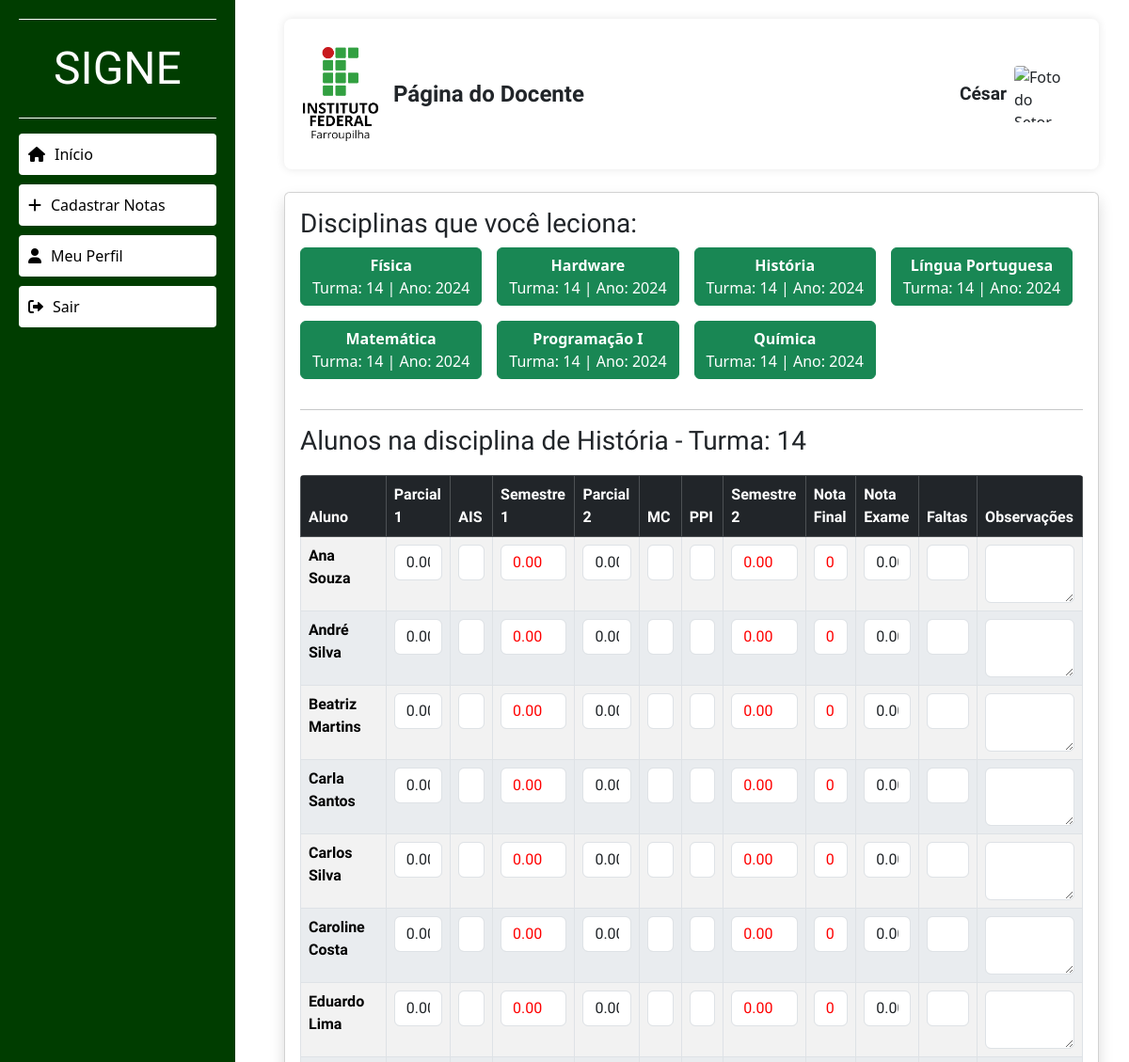
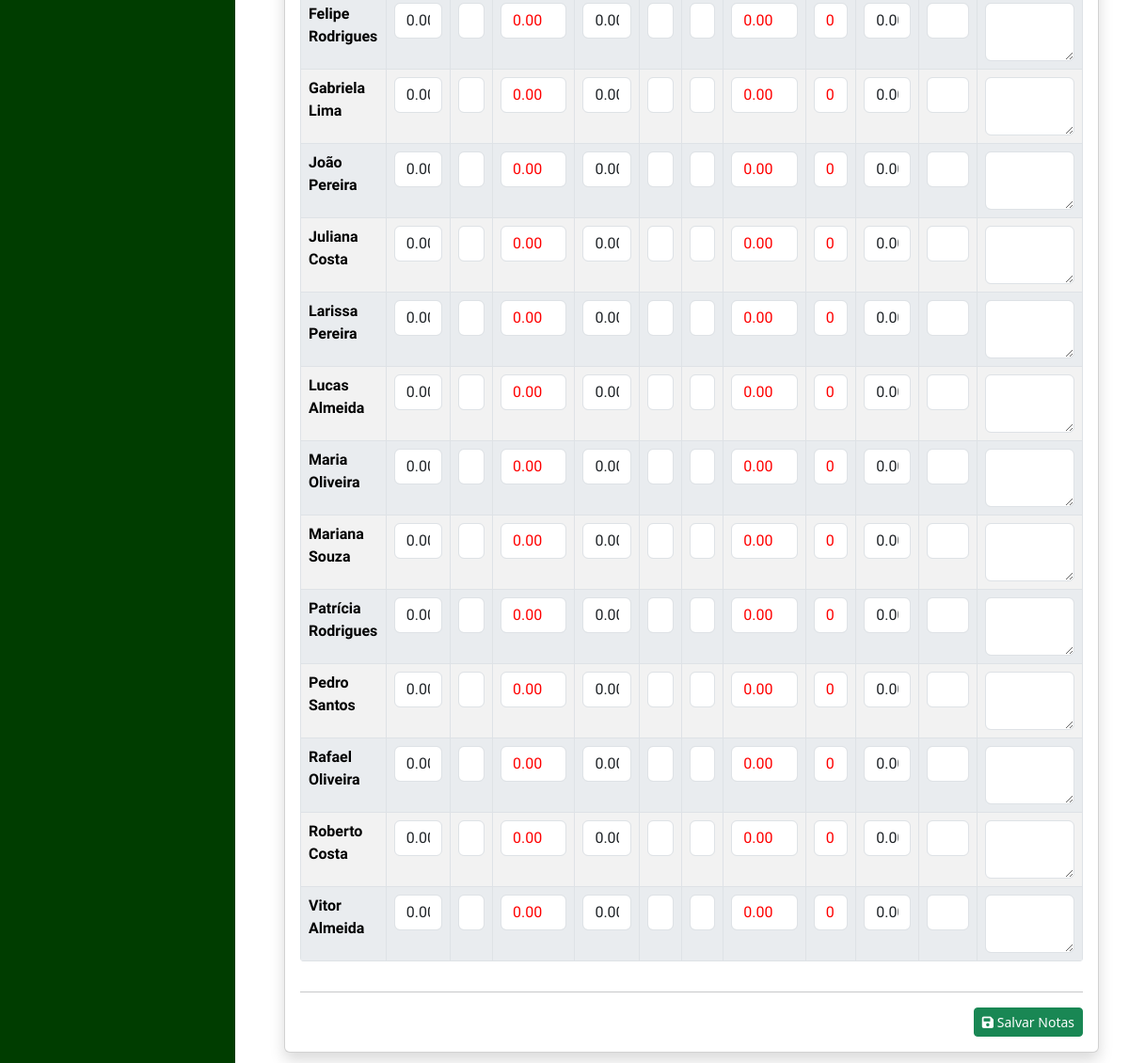
/PPI/cadastrar_notas.php?disciplina_id=7 (signed in), run on the app's committed database (2 pictures, top to bottom).
### tables this page shows
CREATE TABLE `usuarios` (
  `id` int(11) NOT NULL AUTO_INCREMENT,
  `username` varchar(50) NOT NULL,
  `email` varchar(100) NOT NULL,
  `password_hash` varchar(255) NOT NULL,
  `reset_token` varchar(100) DEFAULT NULL,
  `reset_expires` datetime DEFAULT NULL,
  `tipo` ENUM('administrador', 'docente', 'setor') NOT NULL,
  PRIMARY KEY (`id`)
);

CREATE TABLE `turmas_disciplinas` (
  `turma_numero` INT NOT NULL,
  `turma_ano` YEAR NOT NULL,
  `turma_ano_ingresso` YEAR NOT NULL,
  `disciplina_id` INT NOT NULL,
  FOREIGN KEY (`turma_numero`) REFERENCES `turmas` (`numero`),
  FOREIGN KEY (`disciplina_id`) REFERENCES `disciplinas` (`id`)
);

CREATE TABLE `disciplinas` (
  `id` int(11) NOT NULL AUTO_INCREMENT,
  `curso_id` int(11) NOT NULL,
  `nome` varchar(100) NOT NULL,
  PRIMARY KEY (`id`),
  FOREIGN KEY (`curso_id`) REFERENCES `cursos` (`id`)
);

CREATE TABLE `turmas` (
  `numero` INT NOT NULL,
  `ano` YEAR NOT NULL,
  `ano_ingresso` YEAR NOT NULL,
  `ano_oferta` YEAR NOT NULL,
  `professor_regente` INT NULL,
  `curso_id` INT NOT NULL,
  PRIMARY KEY (`numero`),
  FOREIGN KEY (`professor_regente`) REFERENCES `docentes` (`id`),
  FOREIGN KEY (`curso_id`) REFERENCES `cursos` (`id`)
);

### PPI/cadastrar_notas.php (the view, shortened to what this page needs)
<?php
include 'config.php';
$stmt = $conn->prepare("SELECT username, foto_perfil FROM usuarios WHERE email = ?");
$stmt->bind_param("s", $_SESSION['email']);
$stmt->execute();
$stmt->bind_result($nome, $foto_perfil);
$docente_id = $_SESSION['user_id'];
$disciplinesQuery = $conn->prepare("
    SELECT d.id, d.nome, td.turma_numero, t.ano AS turma_ano
    FROM disciplinas d
    JOIN docentes_disciplinas dd ON d.id = dd.disciplina_id
    JOIN turmas_disciplinas td ON d.id = td.disciplina_id
    JOIN turmas t ON td.turma_numero = t.numero
    WHERE dd.docente_id = ?
    ORDER BY d.nome ASC
");
$disciplinesQuery->bind_param("i", $docente_id);
$disciplinesQuery->execute();
$disciplinesResult = $disciplinesQuery->get_result();
$selected_discipline_id = isset($_GET['disciplina_id']) ? intval($_GET['disciplina_id']) : null;
?>
<!DOCTYPE html>
<html lang="pt">
<head>
    <link href="https://cdn.jsdelivr.net/npm/bootstrap@5.3.3/dist/css/bootstrap.min.css" rel="stylesheet">
    <link href="https://cdnjs.cloudflare.com/ajax/libs/font-awesome/6.0.0-beta3/css/all.min.css" rel="stylesheet">
    <link href="style.css" rel="stylesheet" type="text/css">
</head>
<body>
    <div class="container-fluid">
        <div class="row">
            <div class="col-md-3 sidebar">
                <div class="separator mb-3"></div>
                <div class="signe-text">SIGNE</div>
                <div class="separator mt-3 mb-3"></div>
                <button onclick="location.href='f_pagina_docente.php'">
                    <i class="fas fa-home"></i> Início
                </button>
                <button onclick="location.href='cadastrar_notas.php'">
                <i id="toggle-icon" class="fas fa-plus"></i> Cadastrar Notas
                </button>
                <button onclick="location.href='meu_perfil.php'">
                    <i class="fas fa-user"></i> Meu Perfil
                </button>
                <button class="btn btn-danger" onclick="location.href='sair.php'">
                    <i class="fas fa-sign-out-alt"></i> Sair
                </button>
            </div>
            <div class="col-md-9 main-content">
                <div class="container">
                    <div class="header-container">
                        <img src="imgs/iffar.png" alt="Logo do IFFAR" class="logo">
                        <div class="title ms-3">Página do Docente</div>
                        <div class="ms-auto d-flex align-items-center">
                            <div class="profile-info d-flex align-items-center">
                                <div class="profile-details me-2">
                                    <span><?php echo htmlspecialchars($nome); ?></span>
                                </div>
                                <?php if (!empty($foto_perfil) && file_exists('uploads/' . basename($foto_perfil))): ?>
                                    <img src="uploads/<?php echo htmlspecialchars(basename($foto_perfil)); ?>" alt="Foto do Administrador">
                                <?php else: ?>
                                    <img src="imgs/setor-photo.png" alt="Foto do Setor">
                                <?php endif; ?>
                            </div>
                        </div>
                    </div>
                </div>
                <div class="container-fluid mt-4">
    <div class="card shadow">
        <div class="card-body">
            <h3>Disciplinas que você leciona:</h3>
            <div class="d-flex flex-wrap gap-2">
                <?php while ($discipline = $disciplinesResult->fetch_assoc()): ?>
                    <button class="btn btn-success mb-2" onclick="window.location.href='cadastrar_notas.php?disciplina_id=<?= $discipline['id'] ?>'">
                        <strong><?= htmlspecialchars($discipline['nome']) ?></strong><br>Turma: <?= htmlspecialchars($discipline['turma_numero']) ?> | Ano: <?= htmlspecialchars($discipline['turma_ano']) ?>
                    </button><br>
                <?php endwhile; ?>
            </div>
            <?php if ($selected_discipline_id): ?>
                <?php
                $studentsQuery = $conn->prepare("
                    SELECT
                        dt.numero_matricula,
                        ds.nome,
                        MAX(n.parcial_1) AS parcial_1,
                        MAX(n.nota_semestre_1) AS nota_semestre_1,
                        MAX(n.ais) AS ais,
                        MAX(n.ppi) AS ppi,
                        MAX(n.mostra_ciencias) AS mostra_ciencias,
                        MAX(n.parcial_2) AS parcial_2,
                        MAX(n.nota_semestre_2) AS nota_semestre_2,
                        MAX(n.nota_final) AS nota_final,
                        MAX(n.nota_exame) AS nota_exame,
                        MAX(n.faltas) AS faltas,
                        MAX(n.observacoes) AS observacoes
                    FROM
                        discentes_turmas dt
                    JOIN
                        discentes ds
                        ON dt.numero_matricula = ds.numero_matricula
                    LEFT JOIN
                        notas n
                        ON n.discente_id = dt.numero_matricula
                        AND n.disciplina_id = ?
                    WHERE
                        dt.turma_numero = (
                            SELECT turma_numero
                            FROM turmas_disciplinas
                            WHERE disciplina_id = ?
                            LIMIT 1
                        )
                    GROUP BY
                        dt.numero_matricula
                    ORDER BY
                        ds.nome ASC
                ");
                $studentsQuery->bind_param("ii", $selected_discipline_id, $selected_discipline_id);
                $studentsQuery->execute();
                $studentsResult = $studentsQuery->get_result();
                ?>
                        <form method="POST" class="mt-4">
                            <hr>
                            <div class="table-responsive">
                                <table class="table table-striped table-bordered table-hover ">
                                    <thead class="table-dark text-center">
                                    <?php if ($selected_discipline_id): ?>
                                        <?php
                                        $disciplineQuery = $conn->prepare("
                                            SELECT d.nome, td.turma_numero
                                            FROM disciplinas d
                                            JOIN turmas_disciplinas td ON d.id = td.disciplina_id
                                            WHERE d.id = ?
                                            ORDER BY d.nome ASC
                                        ");
                                        $disciplineQuery->bind_param("i", $selected_discipline_id);
                                        $disciplineQuery->execute();
                                        $disciplineQuery->bind_result($discipline_name, $turma_numero);
                                        ?>
                                        <h3>Alunos na disciplina de <?= htmlspecialchars($discipline_name) ?> - Turma: <?= htmlspecialchars($turma_numero) ?></h3>
                                    <?php endif; ?>
                                        <tr>
                                            <th>Aluno</th>
                                            <th>Parcial 1</th>
                                            <th>AIS</th>
                                            <th>Semestre 1</th>
                                            <th>Parcial 2</th>
                                            <th>MC</th>
                                            <th>PPI</th>
                                            <th>Semestre 2</th>
                                            <th>Nota Final</th>
                                            <th>Nota Exame</th>
                                            <th>Faltas</th>
                                            <th>Observações</th>
                                        </tr>
                                    </thead>
                                    <tbody>
                                        <?php while ($student = $studentsResult->fetch_assoc()): ?>
                                            <tr>
                                                <td><strong><?= htmlspecialchars($student['nome']) ?></strong></td>
                                                <td><input type="text" inputmode="decimal" step="0.01" class="form-control nota-input"
                                                        name="notas[<?= $student['numero_matricula'] ?>][parcial_1]"
                                                        value="<?= number_format($student['parcial_1'], 2, '.', '') ?>"></td>
                                                <td><input type="text" inputmode="decimal" step="0.01" class="form-control nota-input"
                                                        name="notas[<?= $student['numero_matricula'] ?>][ais]"
                                                        value="<?= htmlspecialchars($student['ais']) ?>" readonly></td>
                                                <td><input type="text" inputmode="decimal" step="0.01" class="form-control nota-input"
                                                        name="notas[<?= $student['numero_matricula'] ?>][nota_semestre_1]"
                                                        value="<?= number_format($student['nota_semestre_1'], 2, '.', '') ?>"></td>
                                                <td><input type="text" inputmode="decimal" step="0.01" class="form-control nota-input"
                                                        name="notas[<?= $student['numero_matricula'] ?>][parcial_2]"
                                                        value="<?= number_format($student['parcial_2'], 2, '.', '') ?>"></td>
                                                <td><input type="text" inputmode="decimal" step="0.01" class="form-control nota-input"
                                                        name="notas[<?= $student['numero_matricula'] ?>][mostra_ciencias]"
                                                        value="<?= htmlspecialchars($student['mostra_ciencias']) ?>" readonly></td>
                                                <td><input type="text" inputmode="decimal" step="0.01" class="form-control nota-input"
                                                        name="notas[<?= $student['numero_matricula'] ?>][ppi]"
                                                        value="<?= htmlspecialchars($student['ppi']) ?>" readonly></td>
                                                <td><input type="text" inputmode="decimal" step="0.01" class="form-control nota-input"
                                                        name="notas[<?= $student['numero_matricula'] ?>][nota_semestre_2]"
                                                        value="<?= number_format($student['nota_semestre_2'], 2, '.', '') ?>"></td>
                                                <td><input type="text" inputmode="decimal" step="0.01" class="form-control nota-input"
                                                        name="notas[<?= $student['numero_matricula'] ?>][nota_final]"
                                                        value="<?= number_format($student['nota_final'], 2, '.', '') ?>" readonly></td>
                                                <td><input type="text" inputmode="decimal" step="0.01" class="form-control nota-input"
                                                        name="notas[<?= $student['numero_matricula'] ?>][nota_exame]"
                                                        value="<?= number_format($student['nota_exame'], 2, '.', '') ?>"></td>
                                                <td><input type="number" class="form-control" name="notas[<?= $student['numero_matricula'] ?>][faltas]"
                                                        value="<?= $student['faltas'] ?>"></td>
                                                <td><textarea class="form-control" rows="2" name="notas[<?= $student['numero_matricula'] ?>][observacoes]"><?= htmlspecialchars($student['observacoes']) ?></textarea></td>
                                            </tr>
                                        <?php endwhile; ?>
                                    </tbody>
                                </table>
                            </div>
                            <hr>
                            <div class="text-end mt-3">
                                <button type="submit" class="btn btn-success btn-sm">
                                    <i class="fas fa-save"></i> Salvar Notas
                                </button>
                            </div>
                        </form>
                    </div>
                </div>
            <?php endif; ?>
        </div>
    </div>
</div>
</body>
</html>

### PPI/style.css (style rules this page uses)
html, body { height: 100%; margin: 0; }
body { overflow-x: hidden; overflow-y: scroll; }
.sidebar { background-color: #003d00; color: white; padding: 20px; width: 250px; min-height: 100vh; }
.separator { border-bottom: 1px solid white; }
.signe-text { font-family: 'Forum'; font-size: 3rem; color: white; text-align: center; margin-bottom: 10px; }
.sidebar button { width: 100%; margin-bottom: 10px; border: none; background-color: white; color: black; text-align: left; display: flex; align-items: center; padding: 10px; border-radius: 4px; }
.sidebar button i { margin-right: 10px; }
.main-content { padding: 20px; padding-left: 5vh; padding-right: 20px; width: calc(100% - 250px); max-width: 1400px; box-sizing: border-box; margin: 0 auto; }
.header-container { background-color: white; border-radius: 8px; box-shadow: 0 0 10px rgba(0, 0, 0, 0.1); padding: 20px; margin-bottom: 20px; display: flex; align-items: center; height: 20vh; }
.logo { max-width: 10vh; height: relative; }
.title { font-size: 2rem; font-weight: bold; margin-bottom: 0; margin-left: 20px; }
.profile-info { display: flex; align-items: center; margin-left: 20px; }
.profile-info img { width: 60px; height: 60px; object-fit: cover; border-radius: 4px; margin-right: 10px; }
.profile-details { font-size: 1.2rem; font-family: 'Forum'; font-weight: bold; }
.btn-light, .btn-danger, .btn-warning { width: 100%; margin-bottom: 10px; border-radius: 4px; color: white; display: flex; align-items: center; padding: 10px; border: none; }
.btn-danger { background-color: #dc3545; }
.title { font-family: 'Forum'; font-size: 1.5rem; }
.table thead { font-family: 'Forum'; }
table { height: auto; width: 100%; margin: 20px 0; border-radius: 4px; overflow: hidden; font-family: 'Forum'; }
table th, table td { padding: 10px; text-align: left; }
table th { background-color: #343a40; color: white; }
table td { background-color: #f1f1f1; }
table tr:nth-child(even) td { background-color: #e9ecef; }

### PPI/cadastrar_notas.php (style rules this page uses)
h3 { font-family: "Forum", "serif"; }
.nota-vermelha { color: red; }

### data on the page
usuarios: username "César"
turmas_disciplinas: disciplina.nome "Física", turma_numero "14", turma_numero.ano "2024"
turmas_disciplinas: disciplina.nome "Hardware", turma_numero "14", turma_numero.ano "2024"
turmas_disciplinas: disciplina.nome "História", turma_numero "14", turma_numero.ano "2024"
turmas_disciplinas: disciplina.nome "Língua Portuguesa", turma_numero "14", turma_numero.ano "2024"
turmas_disciplinas: disciplina.nome "Matemática", turma_numero "14", turma_numero.ano "2024"
turmas_disciplinas: disciplina.nome "Programação I", turma_numero "14", turma_numero.ano "2024"
turmas_disciplinas: disciplina.nome "Química", turma_numero "14", turma_numero.ano "2024"

### other printed values
$student['nome'] "Ana Souza"
$student['nome'] "André Silva"
$student['nome'] "Beatriz Martins"
$student['nome'] "Carla Santos"
$student['nome'] "Carlos Silva"
$student['nome'] "Caroline Costa"
$student['nome'] "Eduardo Lima"
$student['nome'] "Felipe Rodrigues"
$student['nome'] "Gabriela Lima"
$student['nome'] "João Pereira"
$student['nome'] "Juliana Costa"
$student['nome'] "Larissa Pereira"
$student['nome'] "Lucas Almeida"
$student['nome'] "Maria Oliveira"
$student['nome'] "Mariana Souza"
